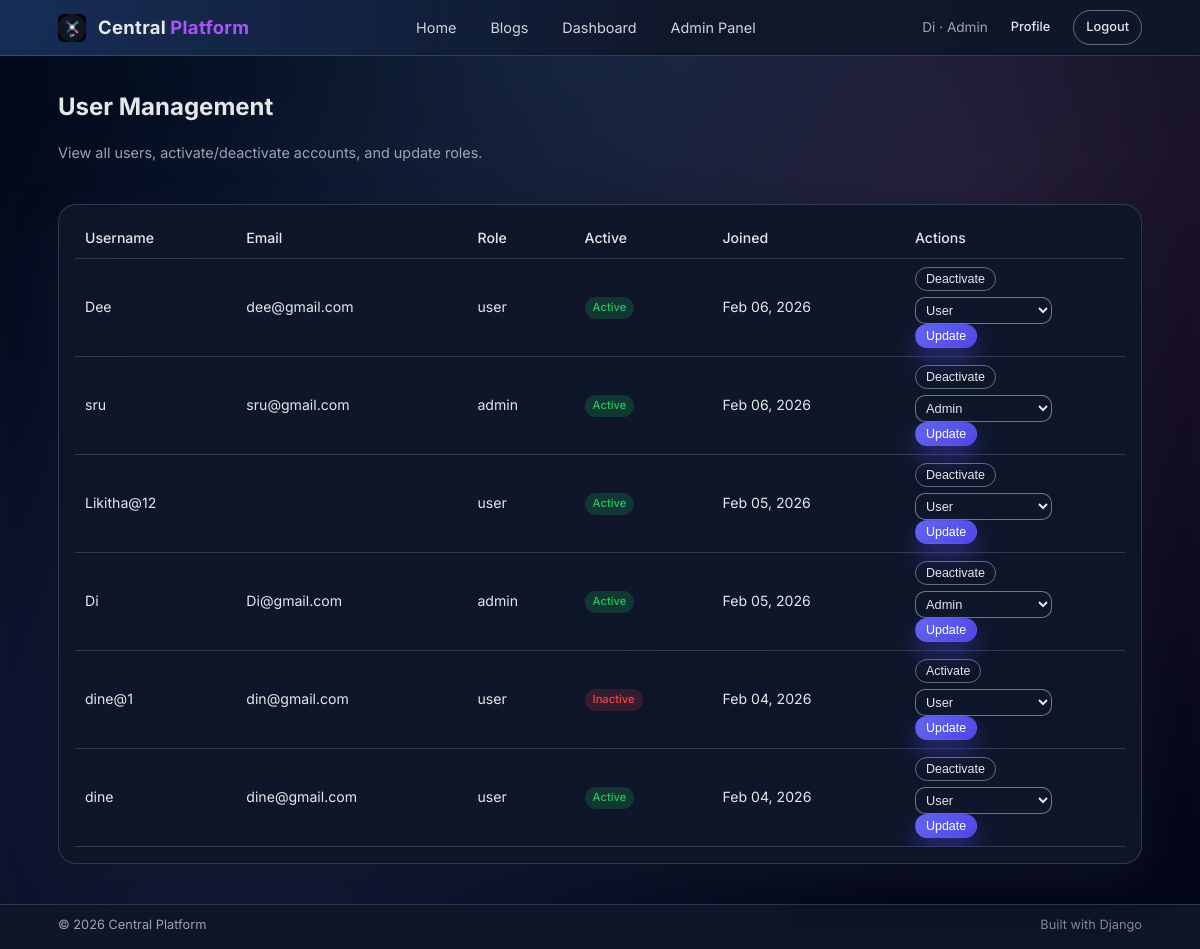
Page /adminpanel/users/ (signed in) on the committed database.
### accounts/models.py (models this page shows, shortened)
class CustomUser(AbstractUser):
    ROLE_CHOICES = (
        ('user', 'User'),
        ('admin', 'Admin'),
    )
    email = models.EmailField(unique=True)
    role = models.CharField(max_length=10, choices=ROLE_CHOICES, default='user')
    profile_image = models.ImageField(
        upload_to='profile_images/', blank=True, null=True
    )

### adminpanel/views.py (the view, shortened to what this page needs)
# urls.py: path("users/", views.user_list, name="user_list"),
@login_required
def user_list(request):
    if request.user.role != "admin":
        return HttpResponseForbidden("Admins only.")
    users = CustomUser.objects.all().order_by("-date_joined")
    context = {
        "users": users,
        "role_choices": CustomUser.ROLE_CHOICES,
    }
    return render(request, "user_list.html", context)

### templates/user_list.html (shortened to what this page needs)
{% extends "base.html" %}
{% block content %}
<section class="page">
    <div class="page-header">
        <div>
            <h1>User Management</h1>
            <p class="muted">View all users, activate/deactivate accounts, and update roles.</p>
        </div>
    </div>
    <div class="card">
        <div class="card-body">
            <div class="table-wrapper">
                <table>
                    <thead>
                        <tr>
                            <th>Username</th>
                            <th>Email</th>
                            <th>Role</th>
                            <th>Active</th>
                            <th>Joined</th>
                            <th style="width:220px;">Actions</th>
                        </tr>
                    </thead>
                    <tbody>
                        {% for u in users %}
                            <tr>
                                <td>{{ u.username }}</td>
                                <td>{{ u.email }}</td>
                                <td>{{ u.role }}</td>
                                <td>
                                    {% if u.is_active %}
                                        <span class="badge badge-success">Active</span>
                                    {% else %}
                                        <span class="badge badge-danger">Inactive</span>
                                    {% endif %}
                                </td>
                                <td>{{ u.date_joined|date:"M d, Y" }}</td>
                                <td>
                                    <div class="table-actions">
                                        <form method="post">
                                            <button type="submit" class="btn btn-outline btn-xs">
                                                {% if u.is_active %}Deactivate{% else %}Activate{% endif %}
                                            </button>
                                        </form>
                                        <form method="post">
                                            <select name="role" class="select-sm">
                                                {% for value, label in role_choices %}
                                                    <option value="{{ value }}"{% if u.role == value %} selected{% endif %}>
                                                        {{ label }}
                                                    </option>
                                                {% endfor %}
                                            </select>
                                            <button type="submit" class="btn btn-primary btn-xs">
                                                Update
                                            </button>
                                        </form>
                                    </div>
                                </td>
                            </tr>
                        {% empty %}
                            <tr>
                                <td colspan="6" class="muted">No users found.</td>
                            </tr>
                        {% endfor %}
                    </tbody>
                </table>
            </div>
        </div>
    </div>
</section>
{% endblock %}

### templates/base.html (shortened to what this page needs)
{% load static %}
<!DOCTYPE html>
<html lang="en">
<head>
    <link rel="stylesheet" href="{% static 'css/style.css' %}">
</head>
<body>
<header>
    <nav class="navbar">
        <div class="nav-inner">
            <div class="nav-left">
                <a href="{% url 'home' %}" class="brand">
                    <img src="{% static 'images/logo.png' %}" alt="Central Platform Logo" class="brand-logo">
                    Central<span>Platform</span>
                </a>
            </div>
            <div class="nav-center">
                <a href="{% url 'home' %}">Home</a>
                <a href="{% url 'blogs:blog_list' %}">Blogs</a>
                {% if user.is_authenticated %}
                    <a href="{% url 'dashboard:dashboard' %}">Dashboard</a>
                    {% if user.role == 'admin' %}
                        <a href="{% url 'adminpanel:user_list' %}">Admin Panel</a>
                    {% endif %}
                {% endif %}
            </div>
            <div class="nav-right">
                {% if user.is_authenticated %}
                    <span class="nav-user">
                        {{ user.username }}{% if user.role == 'admin' %} · Admin{% endif %}
                    </span>
                    <a href="{% url 'accounts:profile' %}" class="btn btn-ghost btn-sm">Profile</a>
                    <a href="{% url 'accounts:logout' %}" class="btn btn-outline btn-sm">Logout</a>
                {% else %}
                    <a href="{% url 'accounts:login' %}" class="btn btn-ghost btn-sm">Login</a>
                    <a href="{% url 'accounts:register' %}" class="btn btn-primary btn-sm">Sign up</a>
                {% endif %}
            </div>
        </div>
    </nav>
</header>
<main class="main">
    <div class="container">
        {% block content %}{% endblock %}
    </div>
</main>
<footer class="site-footer">
    <div class="container footer-inner">
        <span>© {% now "Y" %} Central Platform</span>
        <span class="footer-meta">Built with Django</span>
    </div>
</footer>
</body>
</html>

### rows in the picture
CustomUser: username "Di", email "Di@gmail.com", role "admin", is_active "Active", date_joined "Feb 05, 2026", role "Admin"
CustomUser: username "Dee", email "dee@gmail.com", role "user", is_active "Active", date_joined "Feb 06, 2026", role "User"
CustomUser: username "sru", email "sru@gmail.com", role "admin", is_active "Active", date_joined "Feb 06, 2026", role "Admin"
CustomUser: username "Likitha@12", role "user", is_active "Active", date_joined "Feb 05, 2026", role "User"
CustomUser: username "dine@1", email "din@gmail.com", role "user", is_active "Inactive", date_joined "Feb 04, 2026", role "User"
CustomUser: username "dine", email "dine@gmail.com", role "user", is_active "Active", date_joined "Feb 04, 2026", role "User"
